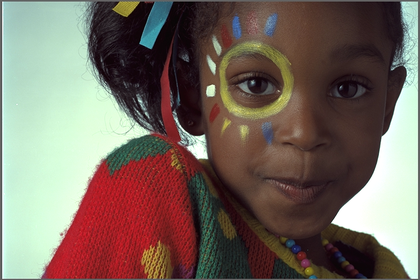
%> input picture excersiecs/Mohammad-t-t/13/girl.png, 420 x 280 px, shrunk from 768 x 512 before the run
$ octave negative.m   (GNU Octave 9; MATLAB toolbox functions it lacks are replaced by stand-ins)
%> lines starting %> are read from the running program, lines starting %| are printed output that depends on the picture
clc;
close all;
clear all;

img = rgb2gray(imread('C:\Users\Nakisa橽Documents\GitHub\image-processing-class\benchmark\girl.png'));
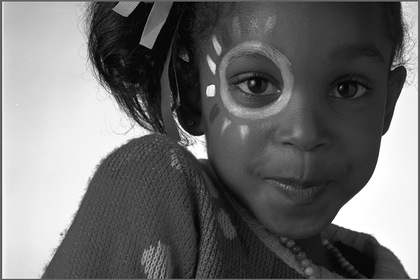
%> img: size 280x420 uint8; min 0, max 255, mean 108.9
[x,y]= size(img);
%> x = 280; y = 420
for i=1:x
    for j=1:y
        img(i,j) = 255 - img(i,j);
    end
end
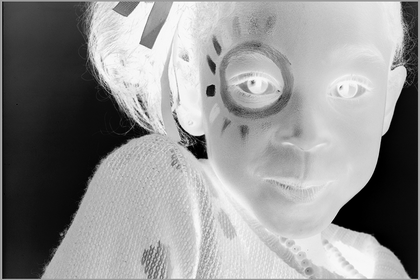
%> img: size 280x420 uint8; min 0, max 255, mean 146.1

imgnoise = imnoise(img,'salt & pepper',0.05);
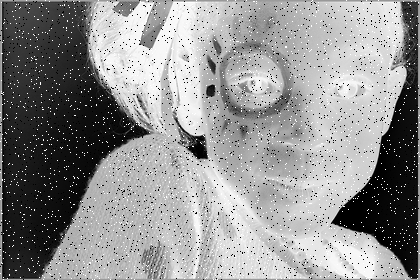
%> imgnoise: size 280x420 uint8; min 0, max 255, mean 145.3
subplot(2,2,1); imshow(imgnoise);
mean1 = round(mean(mean(imgnoise)));
%> mean1 = 145

imgnoise = imnoise(img,'salt & pepper',0.1);
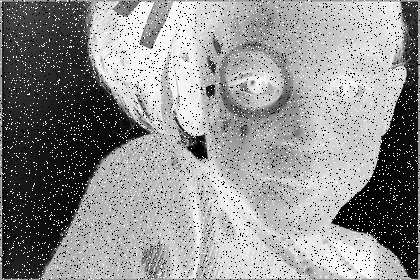
%> imgnoise: size 280x420 uint8; min 0, max 255, mean 144.2
subplot(2,2,2); imshow(imgnoise);
mean2 = round(mean(mean(imgnoise)));
%> mean2 = 144

imgnoise = imnoise(img,'salt & pepper',0.25);
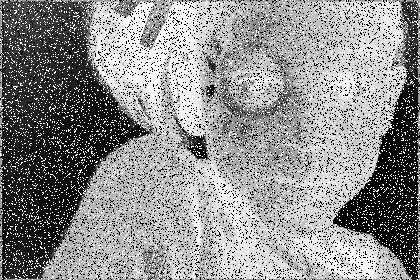
%> imgnoise: size 280x420 uint8; min 0, max 255, mean 141.7
subplot(2,2,3); imshow(imgnoise);
mean3 = round(mean(mean(imgnoise)));
%> mean3 = 142

imgnoise = imnoise(img,'salt & pepper',0.5);
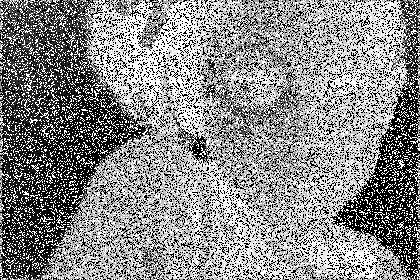
%> imgnoise: size 280x420 uint8; min 0, max 255, mean 137.2
subplot(2,2,4); imshow(imgnoise);
mean4 = round(mean(mean(imgnoise)));
%> mean4 = 137

Average ={mean1; mean2; mean3 ; mean4; };
%> Average = {145, 144, 142, 137}
Image = {'noise=0.05';'noise=0.1';'noise=0.25';'noise=0.5';};
handles.T=table(Image ,Average);
%> handles.T = 4 items
display(handles.T);
%> handles.T = 4 items

$ run again, with excersiecs/Mohammad-t-t/13/tasvir1.jpg saved as excersiecs/Mohammad-t-t/13/girl.png
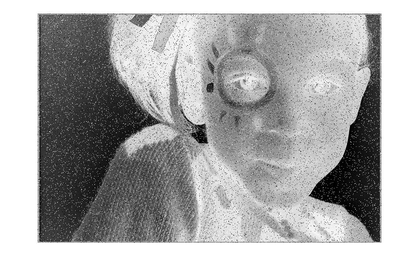
%> input picture excersiecs/Mohammad-t-t/13/tasvir1.jpg, 420 x 270 px, shrunk from 938 x 603 before the run
%> after the loop `for i=1:x`:
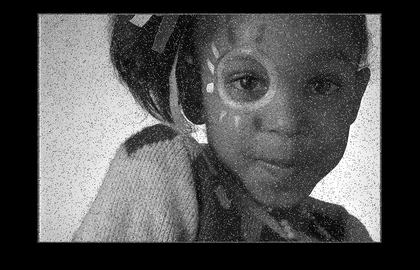
%> img: size 270x420 uint8; min 0, max 255, mean 83.5
%> mean1 = 86
%> mean2 = 88
%> mean3 = 95
%> `imgnoise = imnoise(img,'salt & pepper',0.5);`:
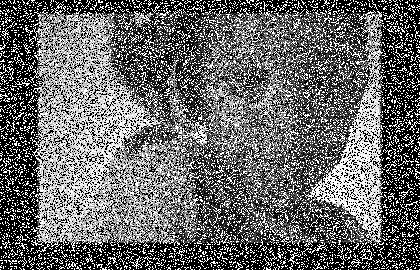
%> imgnoise: size 270x420 uint8; min 0, max 255, mean 105.5
%> mean4 = 106
%> Average = {86, 88, 95, 106}
%> `handles.T=table(Image ,Average);`: handles.T = 4 items
